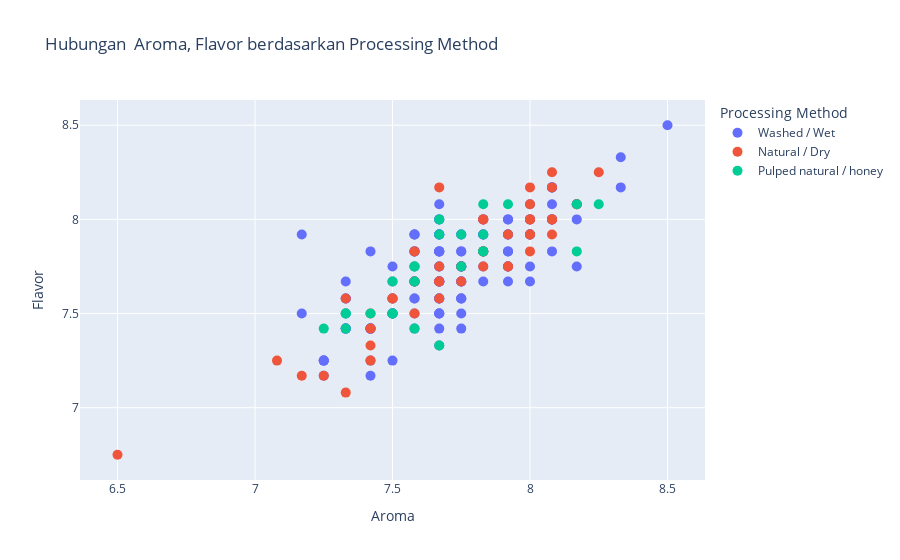

Write notebook code for a chart like this one.
### Code cell
fig = px.scatter(df, x='Aroma', y='Flavor', color='Processing Method',
                 labels={'Aroma': 'Aroma', 'Flavor': 'Flavor', 'Processing Method': 'Processing Method'},
                 title='Hubungan  Aroma, Flavor berdasarkan Processing Method')

fig.update_traces(
    marker=dict(size=10),
    selector=dict(mode='markers')
)

fig.show()

### Figure 1 — Plotly figure (JSON) as saved in the notebook; plotly's stock layout.template omitted (floating-point values rounded to 4 significant figures; data arrays with more than 128 entries replaced by an {"elided": "..."} marker saying what was removed)
{"data": [{"hovertemplate": "Processing Method=Washed / Wet<br>Aroma=%{x}<br>Flavor=%{y}<extra></extra>", "legendgroup": "Washed / Wet", "marker": {"color": "#636efa", "size": 10, "symbol": "circle"}, "mode": "markers", "name": "Washed / Wet", "orientation": "v", "showlegend": true, "type": "scatter", "x": {"elided": "129 float values"}, "xaxis": "x", "y": {"elided": "129 float values"}, "yaxis": "y"}, {"hovertemplate": "Processing Method=Natural / Dry<br>Aroma=%{x}<br>Flavor=%{y}<extra></extra>", "legendgroup": "Natural / Dry", "marker": {"color": "#EF553B", "size": 10, "symbol": "circle"}, "mode": "markers", "name": "Natural / Dry", "orientation": "v", "showlegend": true, "type": "scatter", "x": [8.25, 8.08, 8.08, 7.67, 8, 8.08, 8, 8.08, 7.92, 8.17, 8, 8, 8, 8.17, 8, 7.83, 7.83, 7.92, 7.83, 8, 8.08, 7.83, 7.92, 7.83, 7.75, 7.58, 7.83, 7.67, 7.58, 7.58, 7.75, 7.67, 7.33, 7.5, 7.67, 7.5, 7.67, 7.42, 7.42, 7.42, 7.42, 7.08, 7.25, 7.17, 7.33, 6.5], "xaxis": "x", "y": [8.25, 8.25, 8, 8.17, 8.17, 8.17, 7.92, 8, 7.92, 8.08, 8, 8.08, 7.92, 8.08, 8, 7.83, 8, 7.75, 8, 7.83, 7.92, 7.75, 7.75, 7.83, 7.67, 7.83, 7.83, 7.67, 7.67, 7.5, 7.75, 7.75, 7.58, 7.58, 7.67, 7.58, 7.58, 7.5, 7.25, 7.42, 7.33, 7.25, 7.17, 7.17, 7.08, 6.75], "yaxis": "y"}, {"hovertemplate": "Processing Method=Pulped natural / honey<br>Aroma=%{x}<br>Flavor=%{y}<extra></extra>", "legendgroup": "Pulped natural / honey", "marker": {"color": "#00cc96", "size": 10, "symbol": "circle"}, "mode": "markers", "name": "Pulped natural / honey", "orientation": "v", "showlegend": true, "type": "scatter", "x": [8.17, 7.67, 7.83, 8.25, 7.92, 7.83, 8.17, 7.75, 7.83, 7.83, 7.75, 7.67, 7.58, 7.58, 7.58, 7.5, 7.58, 7.33, 7.33, 7.67, 7.25, 7.5, 7.5, 7.42, 7.33], "xaxis": "x", "y": [8.08, 8, 8.08, 8.08, 8.08, 7.83, 7.83, 7.92, 7.83, 7.92, 7.75, 7.92, 7.75, 7.75, 7.67, 7.67, 7.42, 7.5, 7.42, 7.33, 7.42, 7.5, 7.5, 7.5, 7.5], "yaxis": "y"}], "layout": {"legend": {"title": {"text": "Processing Method"}, "tracegroupgap": 0}, "title": {"text": "Hubungan  Aroma, Flavor berdasarkan Processing Method"}, "xaxis": {"anchor": "y", "domain": [0, 1], "title": {"text": "Aroma"}}, "yaxis": {"anchor": "x", "domain": [0, 1], "title": {"text": "Flavor"}}}}
